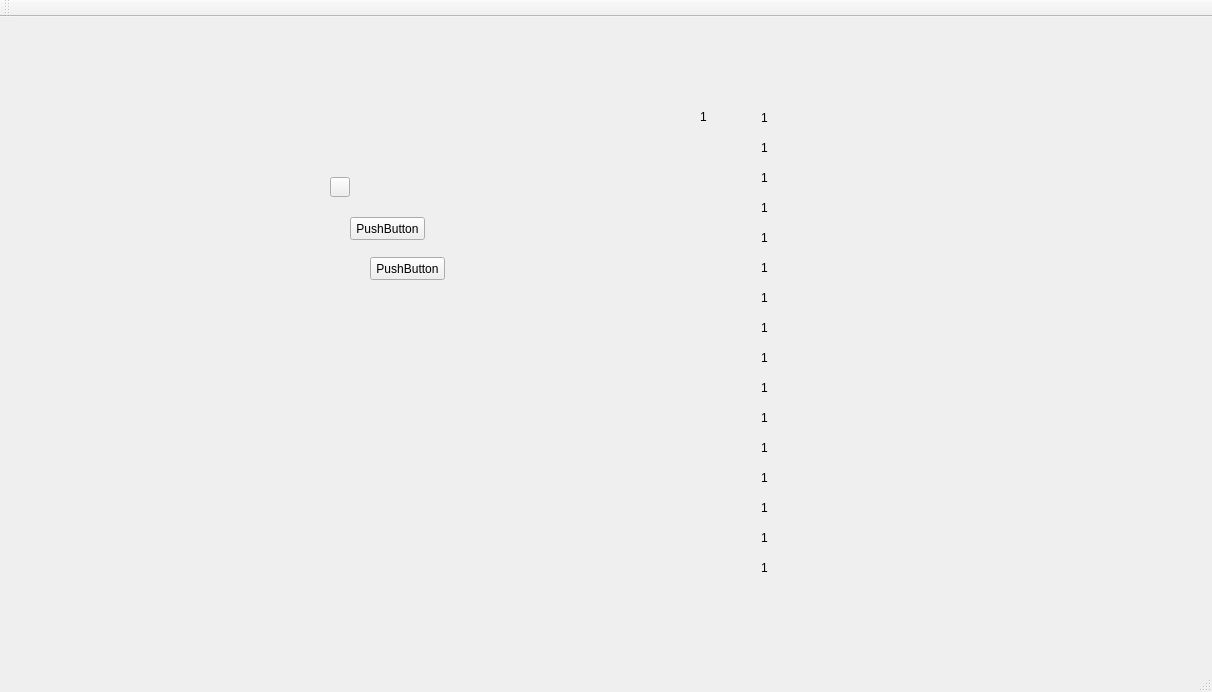
<?xml version="1.0" encoding="UTF-8"?>
<ui version="4.0">
 <class>MainWindow</class>
 <widget class="QMainWindow" name="MainWindow">
  <property name="geometry">
   <rect>
    <x>0</x>
    <y>0</y>
    <width>1212</width>
    <height>692</height>
   </rect>
  </property>
  <property name="windowTitle">
   <string>MainWindow</string>
  </property>
  <widget class="QWidget" name="centralWidget">
   <widget class="QToolButton" name="circl_button">
    <property name="geometry">
     <rect>
      <x>330</x>
      <y>160</y>
      <width>20</width>
      <height>20</height>
     </rect>
    </property>
    <property name="text">
     <string/>
    </property>
    <attribute name="buttonGroup">
     <string notr="true">buttonGroup</string>
    </attribute>
   </widget>
   <widget class="QPushButton" name="pushButton">
    <property name="geometry">
     <rect>
      <x>350</x>
      <y>200</y>
      <width>75</width>
      <height>23</height>
     </rect>
    </property>
    <property name="text">
     <string>PushButton</string>
    </property>
    <attribute name="buttonGroup">
     <string notr="true">buttonGroup</string>
    </attribute>
   </widget>
   <widget class="QPushButton" name="pushButton_2">
    <property name="geometry">
     <rect>
      <x>370</x>
      <y>240</y>
      <width>75</width>
      <height>23</height>
     </rect>
    </property>
    <property name="text">
     <string>PushButton</string>
    </property>
    <attribute name="buttonGroup">
     <string notr="true">buttonGroup</string>
    </attribute>
   </widget>
   <widget class="QLabel" name="circlestatus">
    <property name="geometry">
     <rect>
      <x>700</x>
      <y>90</y>
      <width>20</width>
      <height>20</height>
     </rect>
    </property>
    <property name="text">
     <string>1</string>
    </property>
   </widget>
   <widget class="QWidget" name="layoutWidget">
    <property name="geometry">
     <rect>
      <x>750</x>
      <y>80</y>
      <width>22</width>
      <height>472</height>
     </rect>
    </property>
    <layout class="QVBoxLayout" name="verticalLayout_2" stretch="10,10,10,10,10,10,10,10,10,10,10,10,10,10,10,10">
     <property name="spacing">
      <number>10</number>
     </property>
     <property name="sizeConstraint">
      <enum>QLayout::SetMinAndMaxSize</enum>
     </property>
     <item>
      <widget class="QLabel" name="Main_Input_17">
       <property name="minimumSize">
        <size>
         <width>20</width>
         <height>20</height>
        </size>
       </property>
       <property name="text">
        <string>1</string>
       </property>
      </widget>
     </item>
     <item>
      <widget class="QLabel" name="Main_Input_18">
       <property name="minimumSize">
        <size>
         <width>20</width>
         <height>20</height>
        </size>
       </property>
       <property name="text">
        <string>1</string>
       </property>
      </widget>
     </item>
     <item>
      <widget class="QLabel" name="Main_Input_19">
       <property name="minimumSize">
        <size>
         <width>20</width>
         <height>20</height>
        </size>
       </property>
       <property name="text">
        <string>1</string>
       </property>
      </widget>
     </item>
     <item>
      <widget class="QLabel" name="Main_Input_20">
       <property name="minimumSize">
        <size>
         <width>20</width>
         <height>20</height>
        </size>
       </property>
       <property name="text">
        <string>1</string>
       </property>
      </widget>
     </item>
     <item>
      <widget class="QLabel" name="Main_Input_21">
       <property name="minimumSize">
        <size>
         <width>20</width>
         <height>20</height>
        </size>
       </property>
       <property name="text">
        <string>1</string>
       </property>
      </widget>
     </item>
     <item>
      <widget class="QLabel" name="Main_Input_22">
       <property name="minimumSize">
        <size>
         <width>20</width>
         <height>20</height>
        </size>
       </property>
       <property name="text">
        <string>1</string>
       </property>
      </widget>
     </item>
     <item>
      <widget class="QLabel" name="Main_Input_23">
       <property name="minimumSize">
        <size>
         <width>20</width>
         <height>20</height>
        </size>
       </property>
       <property name="text">
        <string>1</string>
       </property>
      </widget>
     </item>
     <item>
      <widget class="QLabel" name="Main_Input_24">
       <property name="minimumSize">
        <size>
         <width>20</width>
         <height>20</height>
        </size>
       </property>
       <property name="text">
        <string>1</string>
       </property>
      </widget>
     </item>
     <item>
      <widget class="QLabel" name="Main_Input_25">
       <property name="minimumSize">
        <size>
         <width>20</width>
         <height>20</height>
        </size>
       </property>
       <property name="text">
        <string>1</string>
       </property>
      </widget>
     </item>
     <item>
      <widget class="QLabel" name="Main_Input_26">
       <property name="minimumSize">
        <size>
         <width>20</width>
         <height>20</height>
        </size>
       </property>
       <property name="text">
        <string>1</string>
       </property>
      </widget>
     </item>
     <item>
      <widget class="QLabel" name="Main_Input_27">
       <property name="minimumSize">
        <size>
         <width>20</width>
         <height>20</height>
        </size>
       </property>
       <property name="text">
        <string>1</string>
       </property>
      </widget>
     </item>
     <item>
      <widget class="QLabel" name="Main_Input_28">
       <property name="minimumSize">
        <size>
         <width>20</width>
         <height>20</height>
        </size>
       </property>
       <property name="text">
        <string>1</string>
       </property>
      </widget>
     </item>
     <item>
      <widget class="QLabel" name="Main_Input_29">
       <property name="minimumSize">
        <size>
         <width>20</width>
         <height>20</height>
        </size>
       </property>
       <property name="text">
        <string>1</string>
       </property>
      </widget>
     </item>
     <item>
      <widget class="QLabel" name="Main_Input_30">
       <property name="minimumSize">
        <size>
         <width>20</width>
         <height>20</height>
        </size>
       </property>
       <property name="text">
        <string>1</string>
       </property>
      </widget>
     </item>
     <item>
      <widget class="QLabel" name="Main_Input_31">
       <property name="minimumSize">
        <size>
         <width>20</width>
         <height>20</height>
        </size>
       </property>
       <property name="text">
        <string>1</string>
       </property>
      </widget>
     </item>
     <item>
      <widget class="QLabel" name="Main_Input_32">
       <property name="minimumSize">
        <size>
         <width>20</width>
         <height>20</height>
        </size>
       </property>
       <property name="text">
        <string>1</string>
       </property>
      </widget>
     </item>
    </layout>
   </widget>
  </widget>
  <widget class="QMenuBar" name="menuBar">
   <property name="geometry">
    <rect>
     <x>0</x>
     <y>0</y>
     <width>1212</width>
     <height>23</height>
    </rect>
   </property>
  </widget>
  <widget class="QToolBar" name="mainToolBar">
   <attribute name="toolBarArea">
    <enum>TopToolBarArea</enum>
   </attribute>
   <attribute name="toolBarBreak">
    <bool>false</bool>
   </attribute>
  </widget>
  <widget class="QStatusBar" name="statusBar"/>
 </widget>
 <layoutdefault spacing="6" margin="11"/>
 <resources/>
 <connections/>
 <buttongroups>
  <buttongroup name="buttonGroup"/>
 </buttongroups>
</ui>
